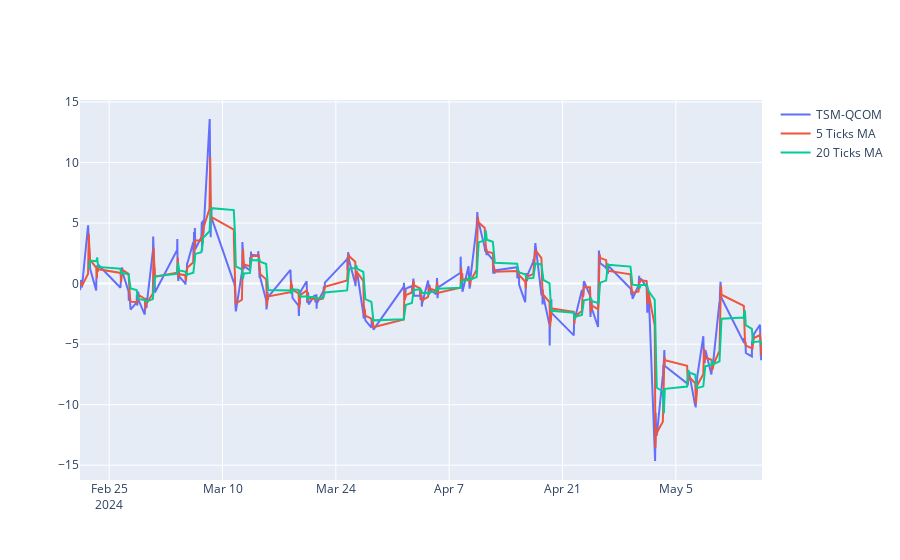

The code cell stored with this chart in its notebook:
### Code cell
# Plot the difference and its moving average

fig = go.Figure()
fig.add_trace(go.Scatter(x=tsm_qcom_dif.index, y=tsm_qcom_dif, name='TSM-QCOM'))
fig.add_trace(go.Scatter(x=tsm_qcom_dif.index, y=tsm_qcom_dif.rolling(window=5).mean(), name='5 Ticks MA'))
fig.add_trace(go.Scatter(x=tsm_qcom_dif.index, y=tsm_qcom_dif.rolling(window=20).mean(), name='20 Ticks MA'))

fig.show()

### Figure 1 — Plotly figure (JSON) as saved in the notebook; plotly's stock layout.template omitted (floating-point values rounded to 4 significant figures; data arrays with more than 128 entries replaced by an {"elided": "..."} marker saying what was removed)
{"data": [{"name": "TSM-QCOM", "type": "scatter", "x": {"elided": "780 str values"}, "y": {"elided": "780 float values"}}, {"name": "5 Ticks MA", "type": "scatter", "x": {"elided": "780 str values"}, "y": {"elided": "780 float values"}}, {"name": "20 Ticks MA", "type": "scatter", "x": {"elided": "780 str values"}, "y": {"elided": "780 float values"}}], "layout": {}}
